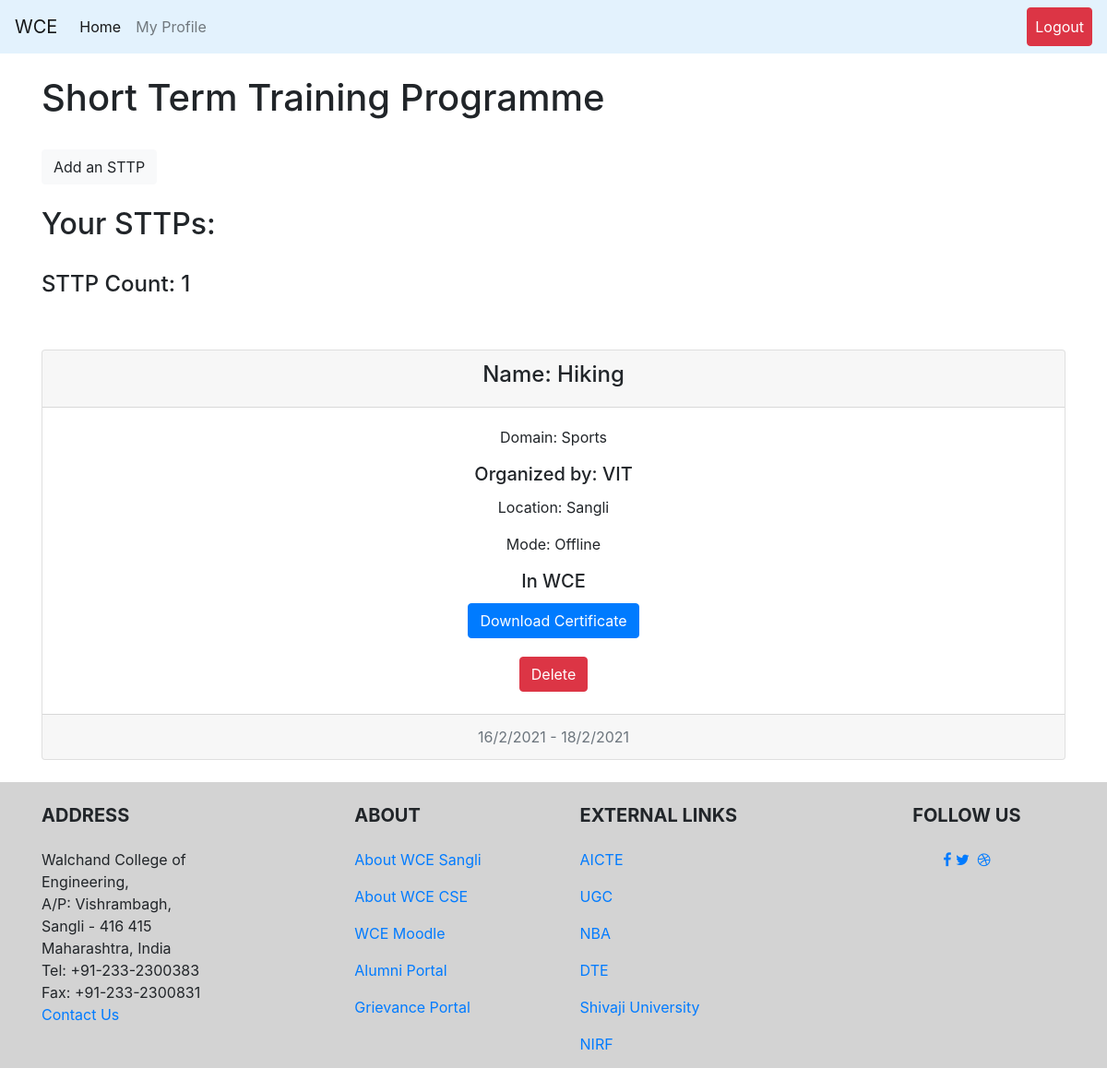
Page /faculty/inoroutWCE/sttps (signed in) on the committed database.
### teacher/models.py (models this page shows, shortened)
class iosttp(models.Model):
    user = models.ForeignKey(User, on_delete=models.CASCADE)
    name = models.CharField(default='kala', max_length=30)
    domain = models.CharField(default='CSE', max_length=30)
    organizer = models.CharField(default='WCE', max_length=30)
    location = models.CharField(default='Sangli', max_length=50)
    mode = models.BooleanField()  # TRUE=Inplace FALSE=Online
    startDate = models.DateTimeField(default=timezone.now)
    endDate = models.DateTimeField(default=timezone.now)
    certification = models.URLField()
    certBool = models.BooleanField()
    inorout = models.BooleanField(default=True)  # TRUE=in WCE FALSE=outside WCE

### teacher/views.py (the view)
# urls.py: path('sttps', views.sttps.as_view(), name="sttps"),
class sttps(View):
    def get(self, request, template_name='teacher/attendedActivities/sttps.html'):
        group = request.user.groups.all()[0].name
        if isFaculty(group) == 0:
            return render(request, 'login.html')
        else:
            try:
                user = request.user
                allSttps = STTP.objects.filter(user=user)
                countSttps = len(allSttps)
            except:
                allSttps = None
                countSttps = 0
            args = {}
            args["allSttps"] = allSttps
            args["countSttps"] = countSttps
            return render(request, template_name, args)

### teacher/views.py (called while the page is built)
def isFaculty(group_name):
    if group_name == 'faculty_group':
        return 1
    else:
        return 0

### teacher/templates/teacher/attendedActivities/sttps.html (shortened to what this page needs)
{% extends 'base.html' %}
{% block content %}
<br><h1>Short Term Training Programme</h1><br>
<a class="btn btn-light" href="{% url 'teacher:addSttp' %}" role="button">Add an STTP</a><br>
<br>
<h2>Your STTPs: </h2>
<br>
<h4>STTP Count: {{ countSttps }}</h4>
<br><br>
{% for i in allSttps %}
<div class="card text-center">
  <div class="card-header">
    <h4>Name: {{ i.name }}</h4>
  </div>
  <div class="card-body">
    <p class="card-text">Domain: {{ i.domain }}</p>
    <h5 class="card-title">Organized by: {{ i.organizer }}</h5>
    <p class="card-text">Location: {{ i.location }}</p>
    <p class="card-text">
    {% if i.mode == False %}
    Mode: Offline
    {% endif %}
    </p>
    {% if i.inorout %}
        <h5 class="card-title">In WCE</h5>
      {% else %}
        <h5 class="card-title">Outside WCE</h5>
      {% endif %}
    {% if i.certification != "NA" %}
    <a href="{{i.certification}}" class="btn btn-primary">Download Certificate</a>
    {% endif %}
  </div>
    <td><a href="{% url 'teacher:delete_itemsIO' i.id 'sttps' %}"><button type="button" class="btn btn-danger">Delete</button></a></td>
  <br>
  <div class="card-footer text-muted">
        {{ i.startDate.day }}/{{ i.startDate.month }}/{{ i.startDate.year }} - {{ i.endDate.day }}/{{i.endDate.month}}/{{i.endDate.year}}
  </div>
</div>
<br>
{% endfor %}
{% endblock %}

### CoeusPro/templates/base.html (shortened to what this page needs)
<!doctype html>
<html lang="en">
{% load static %}
<head>
    <link rel="stylesheet" href="https://stackpath.bootstrapcdn.com/font-awesome/4.7.0/css/font-awesome.min.css">
    <link rel="stylesheet" href="https://stackpath.bootstrapcdn.com/bootstrap/4.5.2/css/bootstrap.min.css">
    <link rel="stylesheet" type="text/css" href="{% static 'css/footer.css' %}">
</head>
<body>
<div id="page-container">
    <nav class="navbar navbar-expand-lg navbar-light" style="background-color: #e3f2fd;">
        <a class="navbar-brand" href="http://www.walchandsangli.ac.in/" target="_blank">WCE</a>
        <div class="collapse navbar-collapse" id="navbarNavDropdown">
            <ul class="navbar-nav">
                {% for group_for in request.user.groups.all %}
                {% if group_for.name == 'student_group' %}
                <li class="nav-item active">
                    <a class="nav-link" href="{% url 'student:studentHome' %}">Home <span class="sr-only">(current)</span></a>
                </li>
                {% elif group_for.name == 'HOD_group' %}
                <li class="nav-item active">
                    <a class="nav-link" href="{% url 'HOD:HODHome' %}">Home <span class="sr-only">(current)</span></a>
                </li>
                {% elif group_for.name == 'faculty_group' %}
                <li class="nav-item active">
                    <a class="nav-link" href="{% url 'teacher:facultyHome' %}">Home <span class="sr-only">(current)</span></a>
                </li>
                {% else %}
                <li class="nav-item active">
                    <a class="nav-link" href="{% url 'home' %}">Home <span class="sr-only">(current)</span></a>
                </li>
                {% endif %}
                {% endfor %}
                {% if user.is_authenticated %}
                <li class="nav-item">
                    <a class="nav-link" href="{% url 'profile' user  %}">My Profile</a>
                </li>
            {% endif %}
        </div>
        {% if user.is_authenticated %}
        <ul class="nav navbar-nav ml-auto">
            <li class="nav-item">
                <a class="nav-link btn btn-danger" style="color: white" href="{% url 'logout' %}">Logout</a>
            </li>
        </ul>
        {% endif %}
    </nav>
    <div class="container">
        {% block content %}
        {% endblock %}
    </div>
    <footer id="footer" >
        <div class="container text-center text-md-left">
            <div class="row">
                <div class="col-md-4 col-lg-3 mr-auto my-md-4 my-0 mt-4 mb-1">
                    <h5 class="font-weight-bold text-uppercase mb-4">Address</h5>
                    <p>Walchand College of Engineering,<br>
                        A/P: Vishrambagh,<br>
                        Sangli - 416 415<br>
                        Maharashtra, India<br>
                        Tel: +91-233-2300383<br>
                        Fax: +91-233-2300831<br>
                        <a href="mailto:hod.cse@walchandsangli.ac.in">Contact Us</a>
                    </p>
                </div>
                <div class="col-md-2 col-lg-2 mx-auto my-md-4 my-0 mt-4 mb-1">
                    <h5 class="font-weight-bold text-uppercase mb-4">About</h5>
                    <ul class="list-unstyled">
                        <li>
                            <p>
                                <a href="http://www.walchandsangli.ac.in">About WCE Sangli</a>
                            </p>
                        </li>
                        <li>
                            <p>
                                <a href="http://www.walchandsangli.ac.in/Departments/CSEDepartment/CSEDept.asp">About WCE CSE</a>
                            </p>
                        </li>
                        <li>
                            <p>
                                <a href="http://112.133.242.241/moodle/">WCE Moodle</a>
                            </p>
                        </li>
                        <li>
                            <p>
                                <a href="https://alumni.walchandsangli.ac.in/">Alumni Portal</a>
                            </p>
                        </li>
                        <li>
                            <p>
                                <a href="https://walchandsangli.edugrievance.com/">Grievance Portal</a>
                            </p>
                        </li>
                    </ul>
                </div>
                <div class="col-md-4 col-lg-3 mx-auto my-md-4 my-0 mt-4 mb-1">
                    <h5 class="font-weight-bold text-uppercase mb-4">External Links</h5>
                    <ul class="list-unstyled">
                        <li>
                            <p>
                                <a href="https://www.aicte-india.org/">AICTE</a>
                            </p>
                        </li>
                        <li>
                            <p>
                                <a href="https://www.ugc.ac.in/">UGC</a>
                            </p>
                        </li>
                        <li>
                            <p>
                                <a href="https://www.nbaind.org/">NBA</a>
                            </p>
                        </li>
                        <li>
                            <p>
                                <a href="http://www.dtemaharashtra.gov.in/index.html">DTE</a>
                            </p>
                        </li>
                        <li>
                            <p>
                                <a href="http://www.unishivaji.ac.in/">Shivaji University</a>
                            </p>
                        </li>
                        <li>
                            <p>
                                <a href="https://www.nirfindia.org/Home">NIRF</a>
                            </p>
                        </li>
                    </ul>
                </div>
                <div class="col-md-2 col-lg-2 text-center mx-auto my-4">
                    <h5 class="font-weight-bold text-uppercase mb-4">Follow Us</h5>
                    <a type="button" class="btn-floating btn-fb">
                        <p><i class="fa fa-facebook-f"></i></p>
                    </a>
                    <a type="button" class="btn-floating btn-tw">
                        <p><i class="fa fa-twitter"></i></p>
                    </a>
                    <a type="button" class="btn-floating btn-dribbble">
                        <p><i class="fa fa-dribbble"></i></p>
                    </a>
                </div>
            </div>
        </div>
    </footer>
</div>
</body>
</html>

### static/css/footer.css (style rules this page uses)
body { min-height: 90vh; position: relative; margin: 0; box-sizing: border-box; }
footer { background: lightgrey; position: absolute; top: 100%; height: 310px; width: 100%; }

### rows in the picture
iosttp: name "Hiking", domain "Sports", organizer "VIT", location "Sangli", mode "Mode: Offline", inorout "In WCE", startDate.day "16", startDate.month "2", startDate.year "2021", endDate.day "18", endDate.month "2", endDate.year "2021"

### other values in the picture
{{ countSttps }} "1"
